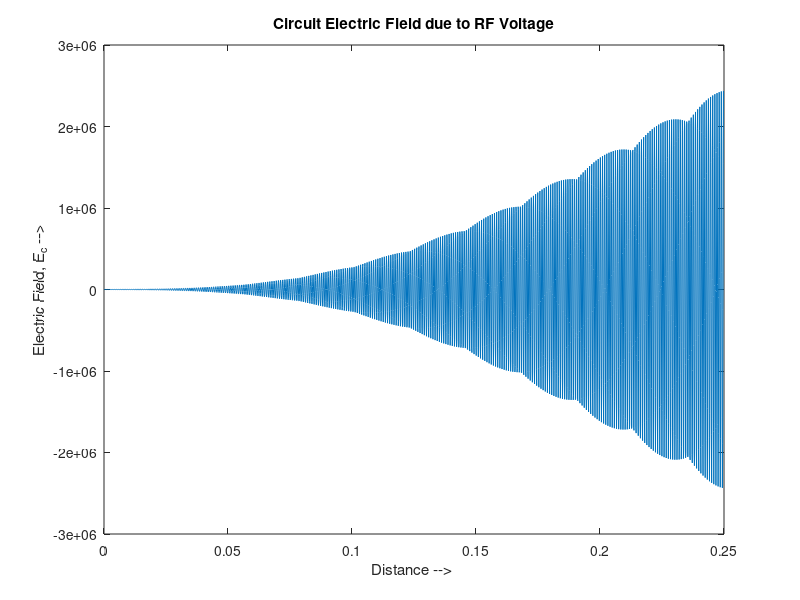
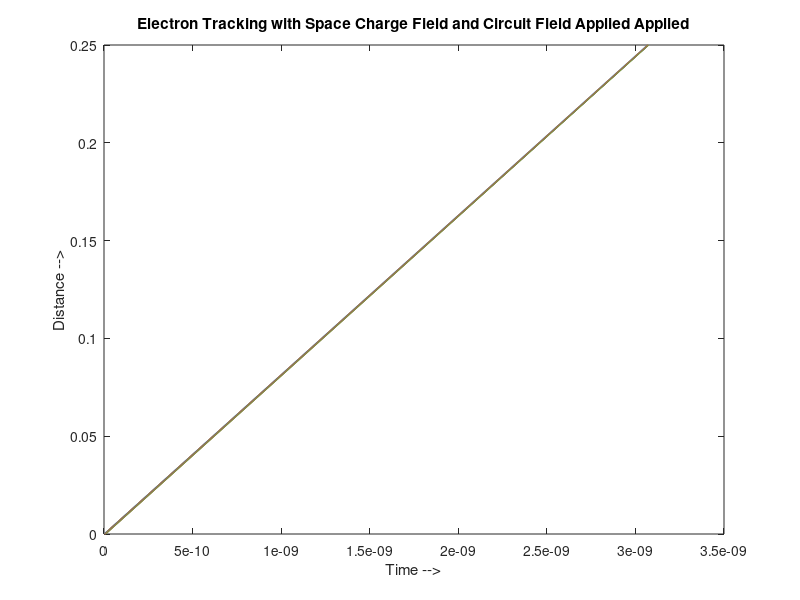
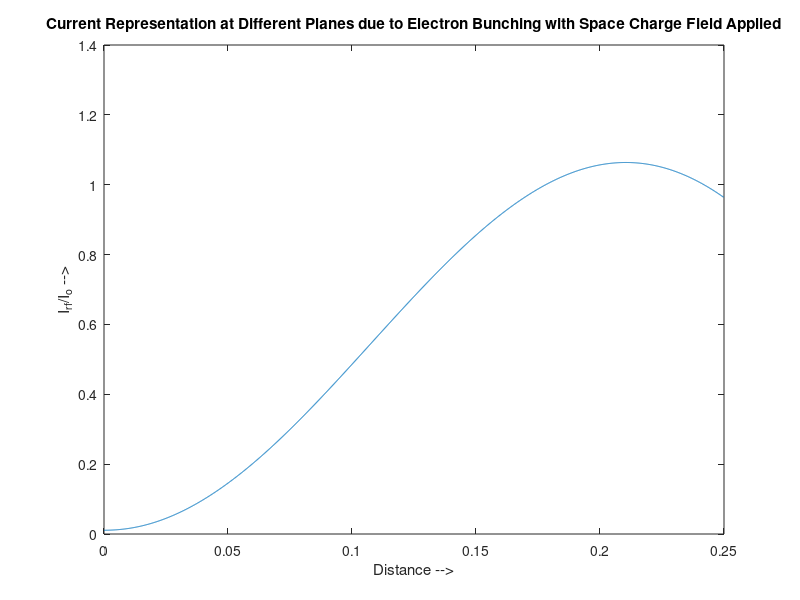
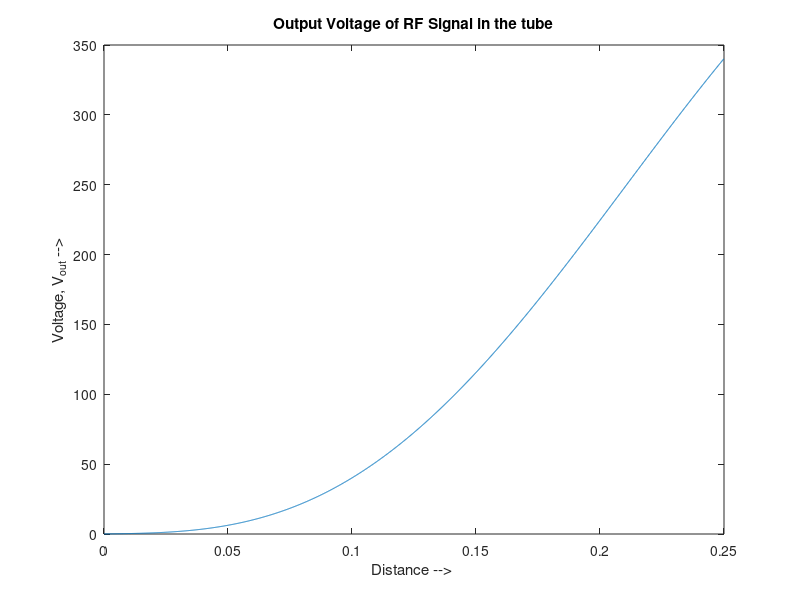

Write the MATLAB code that produced these figures, in order.
%________________________________________________
%Simulation Code for Staggered Double Vane       |
%Traveling Wave Tube (No Cylindrical Beam)       |
%Calculating Induced Voltage                     |
%________________________________________________|
%Author: Aakash Bansal                           |
%Dated : 13th July 2017                          |
%Place : MWT Division, CSIR-CEERI, Pilani        |
%Guide : Dr. Vishnu Srivastava, Emeritus Sci.    |
%________________________________________________|

close all
clear all
clc

%________________________________________________
%Constant Values                                 |
%________________________________________________|
c = 299792458;      %Speed of Light              |
e = 1.6*10^(-19);   %Electron Charge             |
ms = 9.11*10^(-31);  %Mass of Electron           |
ep0=8.85*10^(-12);  %Permittivity of Free Space  |
%________________________________________________|

%________________________________________________
%Variable Values                                 |
%________________________________________________|
F = 94000000000;   %Operating Frequency         |
I = 500;            %Beam Current in mA          |
V = 20.2;             %Beam Voltage in kV          |
BW= 21000000000;    %BandWidth of the RF Signal  |
Beam_T = 210;       %Beam Thickness in um        |
Beam_W = 1100;       %Beam Width in um            |
ND = 12;            %Number of Disc(or electrons)|
NZ = 8;             %Number of Steps per Lambda_e|
Ln = 0.25;           %Length of Tube in m         |
Pin= 0.001;          %Input Power of RF Signal    |
%________________________________________________|
BeamT = Beam_T/1000000;
BeamW = Beam_W/1000000;
I0 = I/1000;
% Calculating Beam Velocity
% Using Equation 1 specified in the documentation
vp = c*sqrt(1-1/(1+(V/511))^2);
% Calculating Axial Propagation Constant 
% Using equation 2 specified in the documentation
Beta = 2*pi*F/vp;
% Calculating Pitch
Pitch = 2.5*pi/Beta;
% Calculating Gap
Gap = 0.3*Pitch;
% Calculating Vane Thickness
V_Thick = Pitch - Gap;
% Calculating Beam Tunnel Height
A = 1/Beta;
B_T_Height = 2*A;
% Calculating Vane Height
V_Height = 3 * B_T_Height;
% Calculating Total Height
H = (2*V_Height) + B_T_Height;
% Calculating upper and lower cutoff frequency
Fu = F + BW/2;
Fl = F - BW/2;
% Calculating Width of the Rectangular Waveguide
W = c/(2*Fl);
% Calculating Current Density
J = (I0)/(BeamT*BeamW);
% Calculating Wavelength
Lambda = 2*pi/Beta;
% Calculating Charge
q = (J*BeamT*BeamW)/(ND*6*F);
% Calculating Impedance - This is for Helix and needs to be updated for
% staggered later
k = 2*pi*F/c;
Gamma = sqrt((Beta^2) - (k^2));
% N is SlowDown Factor
N = Beta/k;
a = 2*A;
num = (((besseli(0,(Gamma*a)))^2)-((besseli(1,(Gamma*a)))^2))*N;
den = ((2*(besseli(0,(Gamma*a)))*(besseli(1,(Gamma*a))))-((besseli(0,(Gamma*a)))^2)+((besseli(1,(Gamma*a)))^2));
%Z = (120/(Gamma*a))*((Gamma^4)/(Beta^4))*(num/den);
Z = 0.9675;
% Calculating Electric Field
E0 = Beta*sqrt(2*Z*Pin);
% Initializing Conditions at plane, k=1

V = 20;
u0 = c*sqrt(1-1/(1+(V/511))^2);
dz = u0/(F*NZ);
NS = round(Ln/dz);
B_T_Height = 1.1*B_T_Height;


% Beam Tracking with Space Charge Field

SCF(1:NS,1:ND) = 0;
E_rough = 0;
E_const = 2*I0*c*c/(pi*W*B_T_Height*BeamT*BeamW*100);

for x=1:ND
    pos(1,x) = x*dz;
    t(1,x) = (x-1)*Lambda/(ND*u0);
    ui(1,x) = u0 - u0*0.001*sin(2*pi*F*t(1,x));
    % Modulated Velocity
    uine(1,x) = 1/ui(1,x);
    % Unmodulated Velocity
    %uine(1,x) = 1/u0;
end

z(1) = 0;
Acc_E(1,:) = 0;

% Electric Field Variations through the length of the tube

% Calculating Input RF Voltage

Vin(1) = sqrt(2*Z*Pin);

Z_Ln = 0:Ln/NS:Ln;
irf(1) = 0;
current_constant = 2*F*q;
ang_f = 2*pi*F;
dVin = 0;
curr_const2(1:NS) = 0;

for k = 1:NS-1
    for x = 1:ND
        for j = 1:ND
            % Calculating Relative Position of each electron in different
            % planes
            relpos(k,x,j) = pos(k,x) - pos(k,j);
            % Calculating Space Charge Electric Field applied by each
            % electron on the electron in study for different planes
%             for l = 1:2
%                 for m = 1:2
%                     E_rough = E_rough + (2*B_T_Height/(l*pi))*(2*W/(m*pi))*sin(m*pi*BeamW/(2*W))*((sin(m*pi/2))^2)*exp(-1*pi*m*sign(relpos(k,x,j))*relpos(k,x,j)/W)*sin(l*pi*BeamT/(2*B_T_Height)*((sin(l*pi/2))^2))*exp(-1*pi*l*sign(relpos(k,x,j))*relpos(k,x,j)/B_T_Height)*relpos(k,x,j);
%                 end
%             end
         SCField(k,x,j) = E_const*E_rough;
         E_rough = 0;
         end
        % Calculating Total Space Charge Field applied on the electron in
        % study by all neighbouring electrons
        SCF(k,x) = sum(SCField(k,x,:));
        Vin(k+1) = (Vin(k)) + sign(dVin)*(dVin);
        Pout(k) = abs(Vin(k))*abs(Vin(k))/(2*Z);
        Gain(k) = 10*log10(Pout(k)/Pin);
        Ec(k) = (1i*Beta*Vin(k)*exp(1i*Beta*Z_Ln(k)));
        SCF(k,x) = 0;
        Acc_E(k+1,x) = (e*(Ec(k) + SCF(k,x))/ms)*((1-(u0/c)^2)^(3/2))*((uine(k,x))^3)/10^12;
        uine(k+1,x) = uine(k,x) + dz*Acc_E(k,x);
        t(k+1,x) = (t(k,x) + dz*uine(k,x));
        pos(k+1,x) = t(k+1,x)/uine(k+1,x);
    end
    z(k+1) = z(k) + dz;
    val(k,:) = exp(-1i*ang_f*t(k,:));
    for x = 1:ND
        curr_const2(k) = curr_const2(k) + (sin(2*ang_f*BeamT*0.5/u0)/(2*ang_f*BeamT*0.5/u0))*exp(-1i*2*ang_f*t(k,x));
    end
    %if(Pin == 0)
    %    irf(k) = 0;
    %else
        irf(k) = 10*current_constant*curr_const2(k);
    %end
    if(irf(k) == 0)
        dVin = 0;
    else
        %Tou_e = (-1/dz)*log((irf(k+1)/irf(k)));
        dVin = (-Z/2)*abs(irf(k));
    end
end

figure;
plot(Z_Ln(1:NS-1),real(Ec));
title('Circuit Electric Field due to RF Voltage');
ylabel('Electric Field, E_c -->');
xlabel('Distance --> ');

figure;
for x = 1:ND
    plot(t(:,x),z);
    hold on
end
title('Electron Tracking with Space Charge Field and Circuit Field Applied Applied');
xlabel('Time -->');
ylabel('Distance -->');

figure;
plot(z(1:NS-1),abs(irf(1:NS-1)/I0));
title('Current Representation at Different Planes due to Electron Bunching with Space Charge Field Applied');
xlabel('Distance -->');
ylabel('I_r_f/I_o -->');

figure;
plot(Z_Ln(1:NS),(Vin));
title('Output Voltage of RF Signal in the tube');
xlabel('Distance --> ');
ylabel('Voltage, V_o_u_t -->');

figure;
plot(Z_Ln(1:NS-1),Pout);
title('Output Power of RF Signal in the tube');
xlabel('Distance --> ');
ylabel('Output Power, P_o_u_t -->');
hold on
zad1 = [0.1 0.2 0.3 0.4 0.5 0.6 0.7 0.8 0.9 0.1 0.11 0.12];
zad2 = [0 0 0 0 0 0 ];
figure;
plot(Z_Ln(1:NS-1),Gain);
title('Output Power of RF Signal in the tube');
xlabel('Distance --> ');
ylabel('Gain -->');

DiscMass = abs((I/1000)*Lambda/(ND*u0*1.770372126*10^11));

pke = 0;

for k = 1:NS-1
    for x = 1:ND
        pke = pke + (1/(sqrt(1-(1/(c*uine(k,x)))^2))-1);
    end
    BeamPower(k) = abs(DiscMass*F*c*c*pke);
    TotalPower(k) = BeamPower(k);
    pke = 0;
end
figure;
plot(Z_Ln(1:NS-1),TotalPower(1:NS-1));  